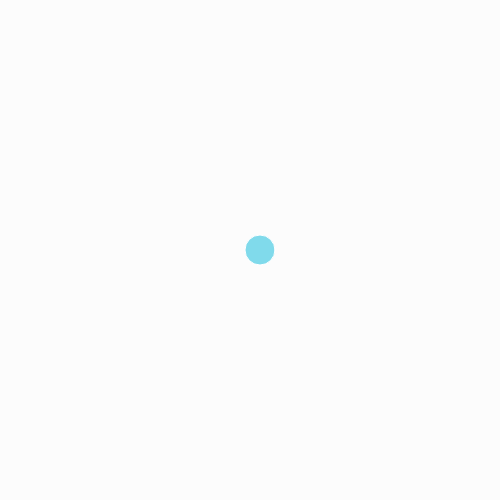
Frame 1 (no input)
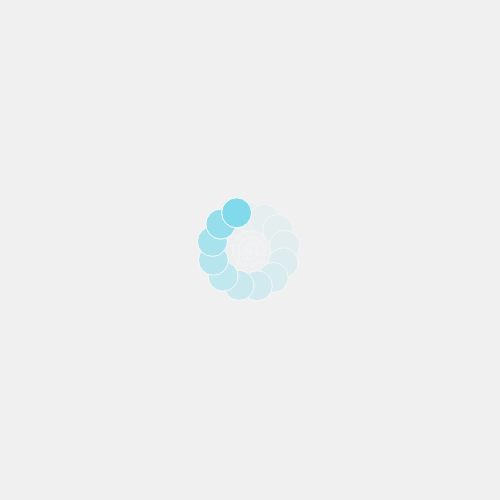
Frame 60 (no input)
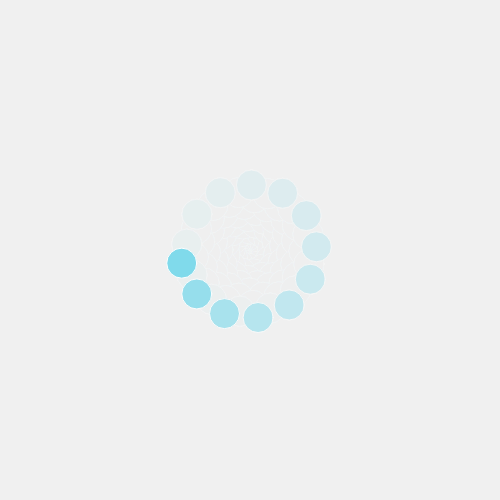
Frame 120 (the mouse pressed at the canvas centre since frame 60)

The p5.js sketch that drew these frames (run headless with seeded random() and noise() and a simulated clock; from frame 60 on, the mouse is pressed at the canvas centre):

// p5.js sketch
// ── sketch.js
var angle = 0, 
    radius = 10, 
    angleIncrement=0.1,
    radiusIncrement=0.5,
    minRadius=10, 
    maxRadius=250,
    mySlider;
    
function setup() {
  createCanvas (500,500);
  fill(128, 218, 235);
  stroke(255);
  mySlider =createSlider(0, 10, 5);
}


function draw() {
  var x = radius*Math.cos(angle), 
      y = radius*Math.sin(angle);
  background(239,239,239,50);
  push();
  translate(width/2, height/2);
  ellipse(x, y, 30, 30);
  pop();
  angle+=mySlider.value()/10;
  radius+=radiusIncrement; 
  if(radius< minRadius || radius > maxRadius){
    radiusIncrement*=-1;
  }
}
